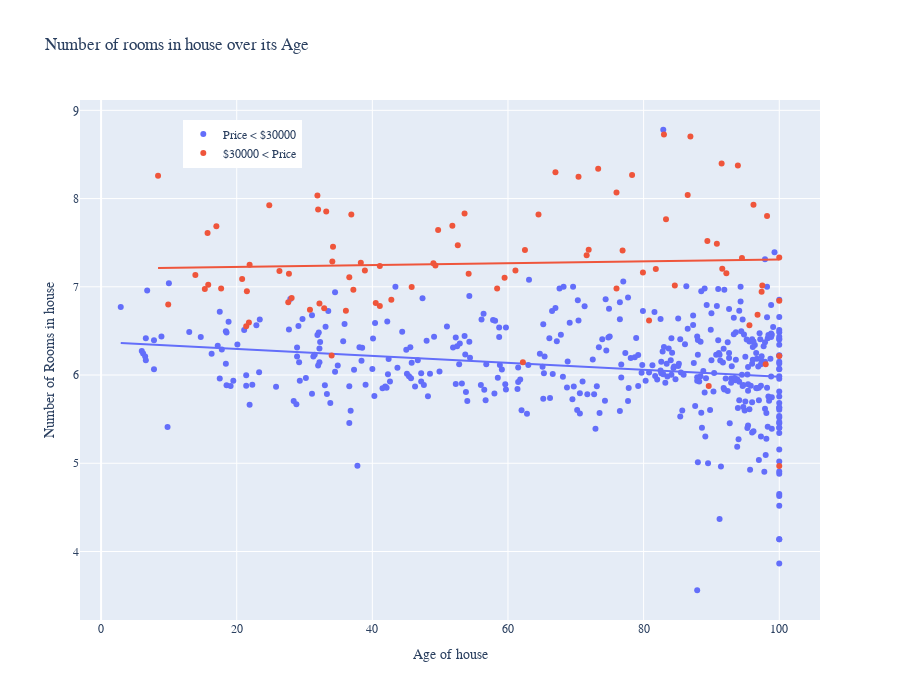

The notebook cell saved with this chart:
### Markdown cell above
It is expected that in houses of higher price number of rooms is greater rather than in houses of average/low price.

The graph below shows dependency of number of rooms in the house on its age. From the graph we can conclude that number of rooms in expensive houses of all ages is on average greater than number of rooms in the average/low priced house of the same age by at least 1 room. Moreover, we can see that new expensive houses are on average built with fewer rooms rather than old ones from the same price category. At the same time, average/low priced houses are on average built with more rooms rather than old ones from the same price category.

### Code cell
fig = px.scatter(
    data_segmented,
    x="AGE",
    y="RM",
    trendline="ols",
    color="TYPE",
    height=700,
    title="Number of rooms in house over its Age",
    labels={
        "AGE": "Age of house",
        "RM": "Number of Rooms in house",
    },
)
fig.update_layout(
    font_family="Rockwell",
    legend=dict(
        title=None, orientation="v", y=0.87, yanchor="bottom", x=0.22, xanchor="center"
    ),
)
fig.show()

### Figure 1 — Plotly figure (JSON) as saved in the notebook; plotly's stock layout.template omitted (floating-point values rounded to 4 significant figures; data arrays with more than 128 entries replaced by an {"elided": "..."} marker saying what was removed)
{"data": [{"hovertemplate": "TYPE=Price < $30000<br>Age of house=%{x}<br>Number of Rooms in house=%{y}<extra></extra>", "legendgroup": "Price < $30000", "marker": {"color": "#636efa", "symbol": "circle"}, "mode": "markers", "name": "Price < $30000", "orientation": "v", "showlegend": true, "type": "scatter", "x": {"elided": "424 float values"}, "xaxis": "x", "y": {"elided": "424 float values"}, "yaxis": "y"}, {"hovertemplate": "<b>OLS trendline</b><br>RM = -0.00392516 * AGE + 6.37432<br>R<sup>2</sup>=0.041147<br><br>TYPE=Price < $30000<br>Age of house=%{x}<br>Number of Rooms in house=%{y} <b>(trend)</b><extra></extra>", "legendgroup": "Price < $30000", "marker": {"color": "#636efa", "symbol": "circle"}, "mode": "lines", "name": "Price < $30000", "showlegend": false, "type": "scatter", "x": {"elided": "424 float values"}, "xaxis": "x", "y": {"elided": "424 float values"}, "yaxis": "y"}, {"hovertemplate": "TYPE=$30000 < Price<br>Age of house=%{x}<br>Number of Rooms in house=%{y}<extra></extra>", "legendgroup": "$30000 < Price", "marker": {"color": "#EF553B", "symbol": "circle"}, "mode": "markers", "name": "$30000 < Price", "orientation": "v", "showlegend": true, "type": "scatter", "x": [34, 98, 76, 89.6, 100, 97.5, 96.8, 100, 36.1, 28.1, 49.3, 71.9, 41.1, 17.7, 27.7, 20.8, 24.8, 49.7, 37.2, 64.5, 32.2, 27.6, 49, 42.8, 32.9, 51.8, 52.6, 67, 84.6, 91.6, 94.5, 91.5, 89.4, 81.8, 100, 100, 86.9, 34.2, 8.4, 71.6, 70.4, 73.3, 76.9, 21.4, 17, 79.9, 86.5, 83, 78.3, 80.8, 31.9, 33.2, 15.7, 13.9, 15.3, 38.3, 36.6, 34.1, 32, 9.9, 26.3, 30.8, 21.5, 38.9, 41.1, 53.6, 95.6, 92.2, 62.2, 83.3, 58.4, 96.2, 93.9, 98.2, 90.8, 97.4, 62.5, 36.9, 76, 59.5, 40.5, 21.9, 15.8, 21.8, 54.2, 45.8, 61.1], "xaxis": "x", "y": [6.222, 6.123, 6.98, 5.875, 6.216, 7.016, 6.683, 4.97, 6.728, 6.874, 7.241, 7.42, 7.236, 6.982, 7.148, 7.088, 7.923, 7.645, 6.968, 7.82, 6.812, 6.826, 7.267, 6.854, 6.758, 7.691, 7.47, 8.297, 7.014, 7.206, 7.327, 8.398, 7.52, 7.203, 6.842, 7.333, 8.704, 7.454, 8.259, 7.358, 8.247, 8.337, 7.412, 6.552, 7.686, 7.163, 8.04, 8.725, 8.266, 6.618, 8.034, 7.853, 7.61, 7.135, 6.975, 7.274, 7.107, 7.287, 7.875, 6.8, 7.178, 6.739, 6.951, 7.185, 6.782, 7.831, 6.563, 7.155, 6.144, 7.765, 6.98, 7.929, 8.375, 7.802, 7.489, 6.943, 7.416, 7.82, 8.069, 7.104, 6.816, 7.249, 7.024, 6.595, 7.147, 6.998, 7.185], "yaxis": "y"}, {"hovertemplate": "<b>OLS trendline</b><br>RM = 0.00107263 * AGE + 7.20305<br>R<sup>2</sup>=0.002320<br><br>TYPE=$30000 < Price<br>Age of house=%{x}<br>Number of Rooms in house=%{y} <b>(trend)</b><extra></extra>", "legendgroup": "$30000 < Price", "marker": {"color": "#EF553B", "symbol": "circle"}, "mode": "lines", "name": "$30000 < Price", "showlegend": false, "type": "scatter", "x": [8.4, 9.9, 13.9, 15.3, 15.7, 15.8, 17, 17.7, 20.8, 21.4, 21.5, 21.8, 21.9, 24.8, 26.3, 27.6, 27.7, 28.1, 30.8, 31.9, 32, 32.2, 32.9, 33.2, 34, 34.1, 34.2, 36.1, 36.6, 36.9, 37.2, 38.3, 38.9, 40.5, 41.1, 41.1, 42.8, 45.8, 49, 49.3, 49.7, 51.8, 52.6, 53.6, 54.2, 58.4, 59.5, 61.1, 62.2, 62.5, 64.5, 67, 70.4, 71.6, 71.9, 73.3, 76, 76, 76.9, 78.3, 79.9, 80.8, 81.8, 83, 83.3, 84.6, 86.5, 86.9, 89.4, 89.6, 90.8, 91.5, 91.6, 92.2, 93.9, 94.5, 95.6, 96.2, 96.8, 97.4, 97.5, 98, 98.2, 100, 100, 100, 100], "xaxis": "x", "y": [7.212, 7.214, 7.218, 7.219, 7.22, 7.22, 7.221, 7.222, 7.225, 7.226, 7.226, 7.226, 7.227, 7.23, 7.231, 7.233, 7.233, 7.233, 7.236, 7.237, 7.237, 7.238, 7.238, 7.239, 7.24, 7.24, 7.24, 7.242, 7.242, 7.243, 7.243, 7.244, 7.245, 7.246, 7.247, 7.247, 7.249, 7.252, 7.256, 7.256, 7.256, 7.259, 7.259, 7.261, 7.261, 7.266, 7.267, 7.269, 7.27, 7.27, 7.272, 7.275, 7.279, 7.28, 7.28, 7.282, 7.285, 7.285, 7.286, 7.287, 7.289, 7.29, 7.291, 7.292, 7.292, 7.294, 7.296, 7.296, 7.299, 7.299, 7.3, 7.301, 7.301, 7.302, 7.304, 7.304, 7.306, 7.306, 7.307, 7.308, 7.308, 7.308, 7.308, 7.31, 7.31, 7.31, 7.31], "yaxis": "y"}], "layout": {"font": {"family": "Rockwell"}, "height": 700, "legend": {"orientation": "v", "title": {}, "tracegroupgap": 0, "x": 0.22, "xanchor": "center", "y": 0.87, "yanchor": "bottom"}, "title": {"text": "Number of rooms in house over its Age"}, "xaxis": {"anchor": "y", "domain": [0, 1], "title": {"text": "Age of house"}}, "yaxis": {"anchor": "x", "domain": [0, 1], "title": {"text": "Number of Rooms in house"}}}}
